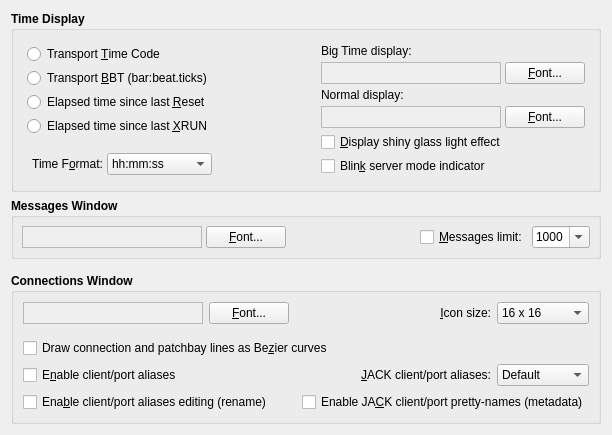
     <widget class="QWidget" name="DisplayTabPage">
      <attribute name="title">
       <string>Display</string>
      </attribute>
      <layout class="QVBoxLayout">
       <item>
        <widget class="QGroupBox" name="TimeDisplayGroupBox">
         <property name="font">
          <font>
           <weight>75</weight>
           <bold>true</bold>
          </font>
         </property>
         <property name="title">
          <string>Time Display</string>
         </property>
         <property name="flat">
          <bool>true</bool>
         </property>
         <layout class="QGridLayout">
          <item row="0" column="0">
           <layout class="QVBoxLayout">
            <property name="spacing">
             <number>4</number>
            </property>
            <property name="margin">
             <number>4</number>
            </property>
            <item>
             <widget class="QRadioButton" name="TransportTimeRadioButton">
              <property name="font">
               <font>
                <weight>50</weight>
                <bold>false</bold>
               </font>
              </property>
              <property name="text">
               <string>Transport &amp;Time Code</string>
              </property>
             </widget>
            </item>
            <item>
             <widget class="QRadioButton" name="TransportBBTRadioButton">
              <property name="font">
               <font>
                <weight>50</weight>
                <bold>false</bold>
               </font>
              </property>
              <property name="text">
               <string>Transport &amp;BBT (bar:beat.ticks)</string>
              </property>
             </widget>
            </item>
            <item>
             <widget class="QRadioButton" name="ElapsedResetRadioButton">
              <property name="font">
               <font>
                <weight>50</weight>
                <bold>false</bold>
               </font>
              </property>
              <property name="text">
               <string>Elapsed time since last &amp;Reset</string>
              </property>
             </widget>
            </item>
            <item>
             <widget class="QRadioButton" name="ElapsedXrunRadioButton">
              <property name="font">
               <font>
                <weight>50</weight>
                <bold>false</bold>
               </font>
              </property>
              <property name="text">
               <string>Elapsed time since last &amp;XRUN</string>
              </property>
             </widget>
            </item>
           </layout>
          </item>
          <item row="0" column="1" rowspan="2">
           <spacer>
            <property name="orientation">
             <enum>Qt::Horizontal</enum>
            </property>
            <property name="sizeHint">
             <size>
              <width>8</width>
              <height>20</height>
             </size>
            </property>
           </spacer>
          </item>
          <item row="0" column="2" rowspan="2">
           <layout class="QGridLayout">
            <property name="margin">
             <number>4</number>
            </property>
            <property name="spacing">
             <number>4</number>
            </property>
            <item row="3" column="0">
             <widget class="QLabel" name="DisplayFont2TextLabel">
              <property name="minimumSize">
               <size>
                <width>180</width>
                <height>0</height>
               </size>
              </property>
              <property name="maximumSize">
               <size>
                <width>260</width>
                <height>32767</height>
               </size>
              </property>
              <property name="font">
               <font>
                <weight>50</weight>
                <bold>false</bold>
               </font>
              </property>
              <property name="toolTip">
               <string>Sample front panel normal display font</string>
              </property>
              <property name="autoFillBackground">
               <bool>true</bool>
              </property>
              <property name="frameShape">
               <enum>QFrame::StyledPanel</enum>
              </property>
              <property name="frameShadow">
               <enum>QFrame::Sunken</enum>
              </property>
              <property name="alignment">
               <set>Qt::AlignCenter</set>
              </property>
              <property name="wordWrap">
               <bool>false</bool>
              </property>
             </widget>
            </item>
            <item row="1" column="0">
             <widget class="QLabel" name="DisplayFont1TextLabel">
              <property name="minimumSize">
               <size>
                <width>180</width>
                <height>0</height>
               </size>
              </property>
              <property name="maximumSize">
               <size>
                <width>260</width>
                <height>32767</height>
               </size>
              </property>
              <property name="font">
               <font>
                <weight>50</weight>
                <bold>false</bold>
               </font>
              </property>
              <property name="toolTip">
               <string>Sample big time display font</string>
              </property>
              <property name="autoFillBackground">
               <bool>true</bool>
              </property>
              <property name="frameShape">
               <enum>QFrame::StyledPanel</enum>
              </property>
              <property name="frameShadow">
               <enum>QFrame::Sunken</enum>
              </property>
              <property name="alignment">
               <set>Qt::AlignCenter</set>
              </property>
              <property name="wordWrap">
               <bool>false</bool>
              </property>
             </widget>
            </item>
            <item row="0" column="0" colspan="2">
             <widget class="QLabel" name="DisplayFont1Label">
              <property name="font">
               <font>
                <weight>50</weight>
                <bold>false</bold>
               </font>
              </property>
              <property name="text">
               <string>Big Time display:</string>
              </property>
              <property name="wordWrap">
               <bool>false</bool>
              </property>
             </widget>
            </item>
            <item row="3" column="1">
             <widget class="QPushButton" name="DisplayFont2PushButton">
              <property name="font">
               <font>
                <weight>50</weight>
                <bold>false</bold>
               </font>
              </property>
              <property name="toolTip">
               <string>Select font for front panel normal display</string>
              </property>
              <property name="text">
               <string>&amp;Font...</string>
              </property>
              <property name="autoDefault">
               <bool>false</bool>
              </property>
             </widget>
            </item>
            <item row="1" column="1">
             <widget class="QPushButton" name="DisplayFont1PushButton">
              <property name="font">
               <font>
                <weight>50</weight>
                <bold>false</bold>
               </font>
              </property>
              <property name="toolTip">
               <string>Select font for big time display</string>
              </property>
              <property name="text">
               <string>&amp;Font...</string>
              </property>
              <property name="autoDefault">
               <bool>false</bool>
              </property>
             </widget>
            </item>
            <item row="2" column="0" colspan="2">
             <widget class="QLabel" name="DisplayFont2Label">
              <property name="font">
               <font>
                <weight>50</weight>
                <bold>false</bold>
               </font>
              </property>
              <property name="text">
               <string>Normal display:</string>
              </property>
              <property name="wordWrap">
               <bool>false</bool>
              </property>
             </widget>
            </item>
            <item row="4" column="0" colspan="2">
             <widget class="QCheckBox" name="DisplayEffectCheckBox">
              <property name="font">
               <font>
                <weight>50</weight>
                <bold>false</bold>
               </font>
              </property>
              <property name="toolTip">
               <string>Whether to enable a shiny glass light effect on the main display</string>
              </property>
              <property name="text">
               <string>&amp;Display shiny glass light effect</string>
              </property>
             </widget>
            </item>
            <item row="5" column="0" colspan="2">
             <widget class="QCheckBox" name="DisplayBlinkCheckBox">
              <property name="font">
               <font>
                <weight>50</weight>
                <bold>false</bold>
               </font>
              </property>
              <property name="toolTip">
               <string>Whether to enable blinking (flashing) of the server mode (RT) indicator</string>
              </property>
              <property name="text">
               <string>Blin&amp;k server mode indicator</string>
              </property>
             </widget>
            </item>
           </layout>
          </item>
          <item row="1" column="0">
           <layout class="QHBoxLayout">
            <property name="spacing">
             <number>4</number>
            </property>
            <property name="margin">
             <number>4</number>
            </property>
            <item>
             <widget class="QLabel" name="TimeFormatTextLabel">
              <property name="font">
               <font>
                <weight>50</weight>
                <bold>false</bold>
               </font>
              </property>
              <property name="text">
               <string>Time F&amp;ormat:</string>
              </property>
              <property name="alignment">
               <set>Qt::AlignRight|Qt::AlignTrailing|Qt::AlignVCenter</set>
              </property>
              <property name="wordWrap">
               <bool>false</bool>
              </property>
              <property name="buddy">
               <cstring>TimeFormatComboBox</cstring>
              </property>
             </widget>
            </item>
            <item>
             <widget class="QComboBox" name="TimeFormatComboBox">
              <property name="font">
               <font>
                <weight>50</weight>
                <bold>false</bold>
               </font>
              </property>
              <property name="toolTip">
               <string>The general time format on display</string>
              </property>
              <property name="editable">
               <bool>false</bool>
              </property>
              <item>
               <property name="text">
                <string>hh:mm:ss</string>
               </property>
              </item>
              <item>
               <property name="text">
                <string>hh:mm:ss.d</string>
               </property>
              </item>
              <item>
               <property name="text">
                <string>hh:mm:ss.dd</string>
               </property>
              </item>
              <item>
               <property name="text">
                <string>hh:mm:ss.ddd</string>
               </property>
              </item>
             </widget>
            </item>
           </layout>
          </item>
         </layout>
        </widget>
       </item>
       <item>
        <widget class="QGroupBox" name="MessagesWindowGroupBox">
         <property name="font">
          <font>
           <weight>75</weight>
           <bold>true</bold>
          </font>
         </property>
         <property name="title">
          <string>Messages Window</string>
         </property>
         <property name="flat">
          <bool>true</bool>
         </property>
         <layout class="QHBoxLayout">
          <property name="spacing">
           <number>4</number>
          </property>
          <property name="margin">
           <number>8</number>
          </property>
          <item>
           <widget class="QLabel" name="MessagesFontTextLabel">
            <property name="minimumSize">
             <size>
              <width>180</width>
              <height>0</height>
             </size>
            </property>
            <property name="maximumSize">
             <size>
              <width>260</width>
              <height>16777215</height>
             </size>
            </property>
            <property name="font">
             <font>
              <weight>50</weight>
              <bold>false</bold>
             </font>
            </property>
            <property name="toolTip">
             <string>Sample messages text font display</string>
            </property>
            <property name="autoFillBackground">
             <bool>true</bool>
            </property>
            <property name="frameShape">
             <enum>QFrame::StyledPanel</enum>
            </property>
            <property name="frameShadow">
             <enum>QFrame::Sunken</enum>
            </property>
            <property name="alignment">
             <set>Qt::AlignCenter</set>
            </property>
            <property name="wordWrap">
             <bool>false</bool>
            </property>
           </widget>
          </item>
          <item>
           <widget class="QPushButton" name="MessagesFontPushButton">
            <property name="font">
             <font>
              <weight>50</weight>
              <bold>false</bold>
             </font>
            </property>
            <property name="toolTip">
             <string>Select font for the messages text display</string>
            </property>
            <property name="text">
             <string>&amp;Font...</string>
            </property>
            <property name="autoDefault">
             <bool>false</bool>
            </property>
           </widget>
          </item>
          <item>
           <spacer>
            <property name="orientation">
             <enum>Qt::Horizontal</enum>
            </property>
            <property name="sizeHint">
             <size>
              <width>8</width>
              <height>20</height>
             </size>
            </property>
           </spacer>
          </item>
          <item>
           <widget class="QCheckBox" name="MessagesLimitCheckBox">
            <property name="font">
             <font>
              <weight>50</weight>
              <bold>false</bold>
             </font>
            </property>
            <property name="toolTip">
             <string>Whether to keep a maximum number of lines in the messages window</string>
            </property>
            <property name="text">
             <string>&amp;Messages limit:</string>
            </property>
           </widget>
          </item>
          <item>
           <widget class="QComboBox" name="MessagesLimitLinesComboBox">
            <property name="font">
             <font>
              <weight>50</weight>
              <bold>false</bold>
             </font>
            </property>
            <property name="toolTip">
             <string>The maximum number of message lines to keep in view</string>
            </property>
            <property name="editable">
             <bool>true</bool>
            </property>
            <property name="currentIndex">
             <number>3</number>
            </property>
            <item>
             <property name="text">
              <string>100</string>
             </property>
            </item>
            <item>
             <property name="text">
              <string>250</string>
             </property>
            </item>
            <item>
             <property name="text">
              <string>500</string>
             </property>
            </item>
            <item>
             <property name="text">
              <string>1000</string>
             </property>
            </item>
            <item>
             <property name="text">
              <string>2500</string>
             </property>
            </item>
            <item>
             <property name="text">
              <string>5000</string>
             </property>
            </item>
           </widget>
          </item>
         </layout>
        </widget>
       </item>
       <item>
        <spacer>
         <property name="orientation">
          <enum>Qt::Vertical</enum>
         </property>
         <property name="sizeHint">
          <size>
           <width>20</width>
           <height>8</height>
          </size>
         </property>
        </spacer>
       </item>
       <item>
        <widget class="QGroupBox" name="ConnectionsWindowGroupBox">
         <property name="font">
          <font>
           <weight>75</weight>
           <bold>true</bold>
          </font>
         </property>
         <property name="title">
          <string>Connections Window</string>
         </property>
         <property name="flat">
          <bool>true</bool>
         </property>
         <layout class="QGridLayout">
          <item row="0" column="0">
           <widget class="QLabel" name="ConnectionsFontTextLabel">
            <property name="minimumSize">
             <size>
              <width>180</width>
              <height>0</height>
             </size>
            </property>
            <property name="maximumSize">
             <size>
              <width>260</width>
              <height>16777215</height>
             </size>
            </property>
            <property name="font">
             <font>
              <weight>50</weight>
              <bold>false</bold>
             </font>
            </property>
            <property name="toolTip">
             <string>Sample connections view font</string>
            </property>
            <property name="autoFillBackground">
             <bool>true</bool>
            </property>
            <property name="frameShape">
             <enum>QFrame::StyledPanel</enum>
            </property>
            <property name="frameShadow">
             <enum>QFrame::Sunken</enum>
            </property>
            <property name="alignment">
             <set>Qt::AlignCenter</set>
            </property>
            <property name="wordWrap">
             <bool>false</bool>
            </property>
           </widget>
          </item>
          <item row="0" column="1">
           <widget class="QPushButton" name="ConnectionsFontPushButton">
            <property name="font">
             <font>
              <weight>50</weight>
              <bold>false</bold>
             </font>
            </property>
            <property name="toolTip">
             <string>Select font for the connections view</string>
            </property>
            <property name="text">
             <string>&amp;Font...</string>
            </property>
            <property name="autoDefault">
             <bool>false</bool>
            </property>
           </widget>
          </item>
          <item row="0" column="2" colspan="2">
           <spacer>
            <property name="orientation">
             <enum>Qt::Horizontal</enum>
            </property>
            <property name="sizeHint">
             <size>
              <width>8</width>
              <height>20</height>
             </size>
            </property>
           </spacer>
          </item>
          <item row="0" column="4">
           <widget class="QLabel" name="ConnectionsIconSizeTextLabel">
            <property name="font">
             <font>
              <weight>50</weight>
              <bold>false</bold>
             </font>
            </property>
            <property name="text">
             <string>&amp;Icon size:</string>
            </property>
            <property name="alignment">
             <set>Qt::AlignRight|Qt::AlignTrailing|Qt::AlignVCenter</set>
            </property>
            <property name="wordWrap">
             <bool>false</bool>
            </property>
            <property name="buddy">
             <cstring>ConnectionsIconSizeComboBox</cstring>
            </property>
           </widget>
          </item>
          <item row="0" column="5">
           <widget class="QComboBox" name="ConnectionsIconSizeComboBox">
            <property name="font">
             <font>
              <weight>50</weight>
              <bold>false</bold>
             </font>
            </property>
            <property name="toolTip">
             <string>The icon size for each item of the connections view</string>
            </property>
            <property name="editable">
             <bool>false</bool>
            </property>
            <property name="currentIndex">
             <number>0</number>
            </property>
            <item>
             <property name="text">
              <string>16 x 16</string>
             </property>
            </item>
            <item>
             <property name="text">
              <string>32 x 32</string>
             </property>
            </item>
            <item>
             <property name="text">
              <string>64 x 64</string>
             </property>
            </item>
           </widget>
          </item>
          <item row="1" column="0" colspan="6">
           <spacer>
            <property name="orientation">
             <enum>Qt::Vertical</enum>
            </property>
            <property name="sizeHint">
             <size>
              <width>20</width>
              <height>8</height>
             </size>
            </property>
           </spacer>
          </item>
          <item row="2" column="0" colspan="6">
           <widget class="QCheckBox" name="BezierLinesCheckBox">
            <property name="font">
             <font>
              <weight>50</weight>
              <bold>false</bold>
             </font>
            </property>
            <property name="toolTip">
             <string>Whether to draw connection lines as cubic Bezier curves</string>
            </property>
            <property name="text">
             <string>Draw connection and patchbay lines as Be&amp;zier curves</string>
            </property>
           </widget>
          </item>
          <item row="3" column="0" colspan="3">
           <widget class="QCheckBox" name="AliasesEnabledCheckBox">
            <property name="font">
             <font>
              <weight>50</weight>
              <bold>false</bold>
             </font>
            </property>
            <property name="toolTip">
             <string>Whether to enable client/port name aliases on the connections window</string>
            </property>
            <property name="text">
             <string>E&amp;nable client/port aliases</string>
            </property>
           </widget>
          </item>
          <item row="3" column="3" colspan="2">
           <widget class="QLabel" name="JackClientPortAliasTextLabel">
            <property name="font">
             <font>
              <weight>50</weight>
              <bold>false</bold>
             </font>
            </property>
            <property name="text">
             <string>&amp;JACK client/port aliases:</string>
            </property>
            <property name="alignment">
             <set>Qt::AlignRight|Qt::AlignTrailing|Qt::AlignVCenter</set>
            </property>
            <property name="wordWrap">
             <bool>false</bool>
            </property>
            <property name="buddy">
             <cstring>JackClientPortAliasComboBox</cstring>
            </property>
           </widget>
          </item>
          <item row="3" column="5">
           <widget class="QComboBox" name="JackClientPortAliasComboBox">
            <property name="font">
             <font>
              <weight>50</weight>
              <bold>false</bold>
             </font>
            </property>
            <property name="toolTip">
             <string>JACK client/port aliases display mode</string>
            </property>
            <property name="editable">
             <bool>false</bool>
            </property>
            <property name="currentIndex">
             <number>0</number>
            </property>
            <item>
             <property name="text">
              <string>Default</string>
             </property>
            </item>
            <item>
             <property name="text">
              <string>First</string>
             </property>
            </item>
            <item>
             <property name="text">
              <string>Second</string>
             </property>
            </item>
           </widget>
          </item>
          <item row="4" column="0" colspan="3">
           <widget class="QCheckBox" name="AliasesEditingCheckBox">
            <property name="font">
             <font>
              <weight>50</weight>
              <bold>false</bold>
             </font>
            </property>
            <property name="toolTip">
             <string>Whether to enable in-place client/port name editing (rename)</string>
            </property>
            <property name="text">
             <string>Ena&amp;ble client/port aliases editing (rename)</string>
            </property>
           </widget>
          </item>
          <item row="4" column="3" colspan="3">
           <widget class="QCheckBox" name="JackClientPortMetadataCheckBox">
            <property name="font">
             <font>
              <weight>50</weight>
              <bold>false</bold>
             </font>
            </property>
            <property name="toolTip">
             <string>JACK client/port pretty-name (metadata) display mode</string>
            </property>
            <property name="text">
             <string>Enable JA&amp;CK client/port pretty-names (metadata)</string>
            </property>
           </widget>
          </item>
         </layout>
        </widget>
       </item>
      </layout>
     </widget>
